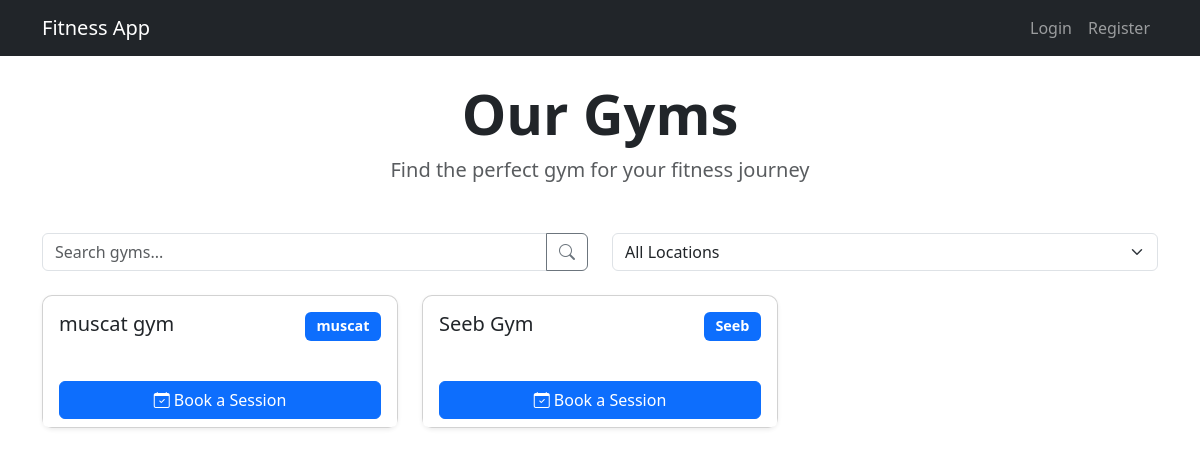
Page /gyms on the earlier database version.
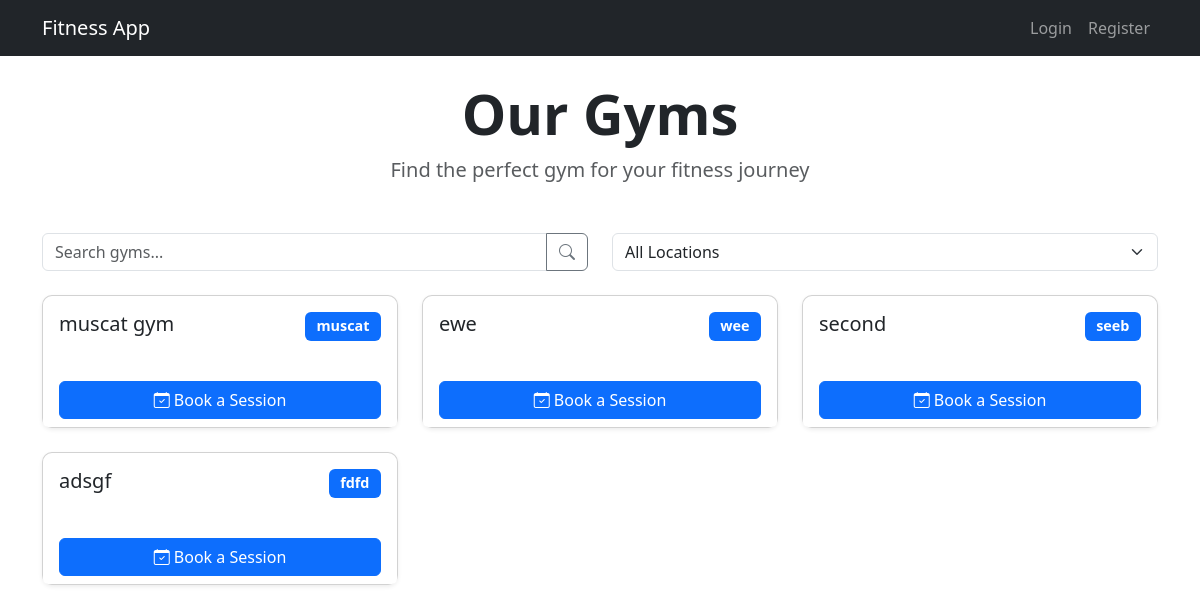
Same page on the later database version.
### app/models.py (models this page shows)
class Gym(db.Model):
    id = db.Column(db.Integer, primary_key=True)
    name = db.Column(db.String(150), nullable=False)
    location = db.Column(db.String(150))
    is_active = db.Column(db.Boolean, default=True)
    created_at = db.Column(db.DateTime, default=datetime.utcnow)
    updated_at = db.Column(db.DateTime, default=datetime.utcnow, onupdate=datetime.utcnow)

### app/routes.py (the view)
@main.route('/gyms')
def gyms():
    gyms = Gym.query.filter_by(is_active=True).all()
    return render_template('gyms.html', gyms=gyms)

### app/templates/gyms.html (shortened to what this page needs)
{% extends "base.html" %}
{% block content %}
{% set locations = [] %}
<div class="container mt-4">
    <div class="text-center mb-5">
        <h1 class="display-4 fw-bold">Our Gyms</h1>
        <p class="lead text-muted">Find the perfect gym for your fitness journey</p>
    </div>
    <div class="row mb-4">
        <div class="col-md-6">
            <div class="input-group">
                <input type="text" class="form-control" id="searchInput" placeholder="Search gyms...">
                <button class="btn btn-outline-secondary" type="button">
                    <i class="bi bi-search"></i>
                </button>
            </div>
        </div>
        <div class="col-md-6">
            <select class="form-select" id="locationFilter">
                <option value="">All Locations</option>
            </select>
        </div>
    </div>
    <div class="row g-4" id="gymsContainer">
        {% for gym in gyms %}
        <div class="col-md-6 col-lg-4 gym-card" data-location="{{ gym.location }}">
            <div class="card h-100 shadow-sm">
                <div class="card-body">
                    <div class="d-flex justify-content-between align-items-start mb-3">
                        <h5 class="card-title mb-0">{{ gym.name }}</h5>
                        <span class="badge bg-primary">{{ gym.location }}</span>
                    </div>
                </div>
                <div class="card-footer bg-white border-top-0">
                    <div class="d-grid">
                        <a href="{{ url_for('main.booking') }}" class="btn btn-primary">
                            <i class="bi bi-calendar-check"></i> Book a Session
                        </a>
                    </div>
                </div>
            </div>
        </div>
        {% endfor %}
    </div>
</div>
{% endblock %}

Differences in the rows shown:
removed Gym: name "Seeb Gym", location "Seeb"
added Gym: name "ewe", location "wee"
added Gym: name "second", location "seeb"
added Gym: name "adsgf", location "fdfd"
